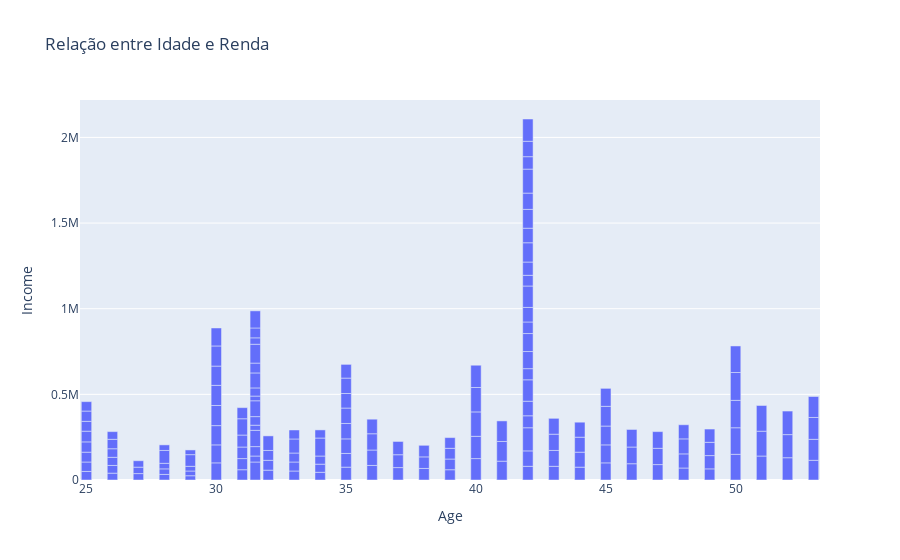

Notebook cell for this chart:
### Code cell
# C) Relação entre salário e idade
fig = px.bar(df, x='Age', y='Income', title='Relação entre Idade e Renda')
fig.show()

### Figure 1 — Plotly figure (JSON) as saved in the notebook; plotly's stock layout.template omitted (floating-point values rounded to 4 significant figures; data arrays with more than 128 entries replaced by an {"elided": "..."} marker saying what was removed)
{"data": [{"alignmentgroup": "True", "hovertemplate": "Age=%{x}<br>Income=%{y}<extra></extra>", "legendgroup": "", "marker": {"color": "#636efa", "pattern": {"shape": ""}}, "name": "", "offsetgroup": "", "orientation": "v", "showlegend": false, "textposition": "auto", "type": "bar", "x": {"elided": "164 float values"}, "xaxis": "x", "y": {"elided": "164 int values"}, "yaxis": "y"}], "layout": {"barmode": "relative", "legend": {"tracegroupgap": 0}, "title": {"text": "Relação entre Idade e Renda"}, "xaxis": {"anchor": "y", "domain": [0, 1], "title": {"text": "Age"}}, "yaxis": {"anchor": "x", "domain": [0, 1], "title": {"text": "Income"}}}}
